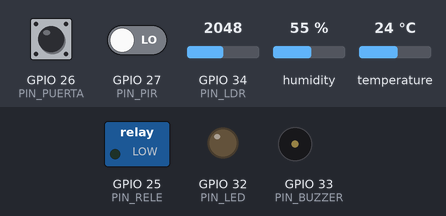
The sketch below on a simulated ESP32. Parts: switched loads named in the sketch (green lamp = pin HIGH), output pins drawn as LEDs (lit = HIGH), buzzer (waves = sounding, pin HIGH). The test bench sets the inputs (shaded band); at power-on: temperature 24 °C, GPIO 26 (PIN_PUERTA) HIGH, GPIO 27 (PIN_PIR) LOW, GPIO 34 (PIN_LDR) = 2048, humidity 55 %. WiFi joins after 1.5 s; servers stay silent unless stated; uploads are accepted with an empty reply; what the sketch prints to the serial monitor is not drawn.

Above: at 2.7 s.
2.8 s: temperature set to 29.3 °C
5.2 s: temperature set to 30.5 °C
At 7.2 s:
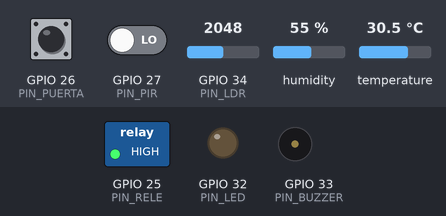
7.5 s: temperature set to 28.4 °C
9.2 s: temperature set to 27.5 °C
At 11.1 s:
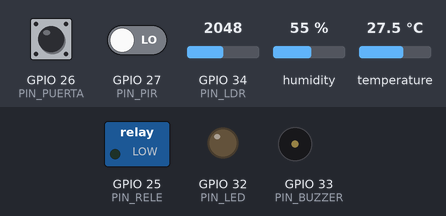
11.5 s: temperature set to 33 °C
At 12.7 s:
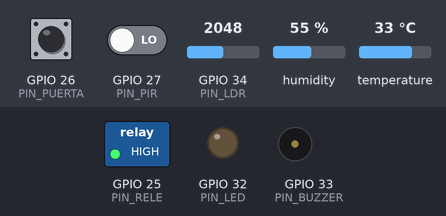
Timing chart, 0 to 14.5 s (numbered marks = the images above; inputs shaded):
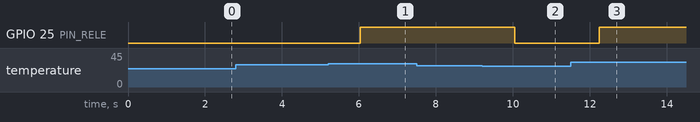

Measured:
- the behaviour switches between 29.9 and 30 °C on temperature (found by bisection; images 0 and 1)
- the behaviour switches between 28.1 and 28 °C on temperature (found by bisection; images 1 and 2)
- after the input at 2.8 s, every drawn part: stays the same
- after the input at 5.2 s, GPIO 25 (PIN_RELE): LOW → HIGH after 0.84 s
- after the input at 7.5 s, every drawn part: stays the same
- after the input at 9.2 s, GPIO 25 (PIN_RELE): HIGH → LOW after 0.85 s
- after the input at 11.5 s, GPIO 25 (PIN_RELE): LOW → HIGH after 0.75 s

The sketch:

prototipo_domotico.ino
```cpp
/*
  Prototipo domótico - Residencial Villa La Paz (Grupo Integrador 4)
  ESP32 + sensores + actuadores, con envío al dashboard en Render.

  Entradas:
    - DHT22 (temperatura y humedad)          -> GPIO 4
    - Sensor de movimiento PIR HC-SR501      -> GPIO 27
    - Sensor magnético de puerta MC-38       -> GPIO 26 (a GND, con INPUT_PULLUP)
    - Fotorresistencia (LDR a GND y 10 kΩ a 3,3 V) -> GPIO 34 (entrada analógica)
  Salidas:
    - Módulo de relé (ventilador)            -> GPIO 25
    - Zumbador (buzzer) de alarma            -> GPIO 33
    - LED rojo de alarma (con 220 Ω)         -> GPIO 32

  Funcionamiento:
    - Ventilador: en modo automático se enciende a 30 °C o más y se apaga
      a 28 °C o menos (histéresis). Desde la app se puede forzar encendido
      o apagado.
    - Alarma: si el sistema está ARMADO desde la app y se abre la puerta
      o hay movimiento, suenan el zumbador y el LED, y la lectura se envía
      de inmediato para que el servidor mande el aviso al teléfono.
      La alarma se apaga al desarmar el sistema desde la app.
    - Envío: una lectura cada 10 s, o al instante si cambia la puerta,
      el movimiento o la alarma. La respuesta del servidor trae el estado
      de "armado" y el modo del ventilador.

  Librería necesaria (Gestor de librerías del IDE de Arduino):
    - "DHT sensor library" de Adafruit (instala también "Adafruit Unified Sensor")
*/
#include <WiFi.h>
#include <WiFiClientSecure.h>
#include <HTTPClient.h>
#include <DHT.h>

// ---------- Configuración ----------
const char* WIFI_SSID     = "NOMBRE_DE_TU_WIFI";   // En Wokwi: "Wokwi-GUEST"
const char* WIFI_PASSWORD = "CLAVE_DE_TU_WIFI";    // En Wokwi: ""
const char* SERVIDOR      = "https://domotica-villa-la-paz.onrender.com/api/datos";
const char* API_KEY       = "PEGA_AQUI_TU_API_KEY";
const char* DISPOSITIVO   = "casa-1";

const unsigned long INTERVALO_MS = 10000;  // envío periódico
const unsigned long MINIMO_MS    = 2000;   // separación mínima entre envíos por evento
const float T_ENCENDER = 30.0;             // °C
const float T_APAGAR   = 28.0;             // °C

#define PIN_DHT       4
#define PIN_PIR       27
#define PIN_PUERTA    26
#define PIN_LDR       34
#define PIN_RELE      25
#define PIN_BUZZER    33
#define PIN_LED       32

// Modos del ventilador que envía el servidor
#define VENT_AUTO     0
#define VENT_ON       1
#define VENT_OFF      2

DHT dht(PIN_DHT, DHT22);

// Variables internas
bool  armado = false;          // estado de la alarma (lo decide la app)
int   modoVentilador = VENT_AUTO;
bool  alarma = false;          // alarma disparada
bool  ventilador = false;      // estado del relé
float temperatura = NAN, humedad = NAN;
int   movimiento = 0, puerta = 0, luz = 0;
int   movAnterior = -1, puertaAnterior = -1;
bool  alarmaAnterior = false;
unsigned long ultimoEnvio = 0, ultimaLecturaDHT = 0;

void conectarWiFi() {
  if (WiFi.status() == WL_CONNECTED) return;
  Serial.print("Conectando a WiFi");
  WiFi.begin(WIFI_SSID, WIFI_PASSWORD);
  for (int i = 0; i < 40 && WiFi.status() != WL_CONNECTED; i++) {
    delay(500);
    Serial.print(".");
  }
  Serial.println(WiFi.status() == WL_CONNECTED ? " conectado" : " sin conexión");
}

// Busca "clave":numero en la respuesta JSON del servidor
int leerEntero(const String& json, const char* clave, int porDefecto) {
  String patron = String("\"") + clave + "\":";
  int i = json.indexOf(patron);
  if (i < 0) return porDefecto;
  return json.substring(i + patron.length()).toInt();
}

void leerSensores() {
  if (millis() - ultimaLecturaDHT >= 2000) {      // el DHT22 admite 1 lectura cada 2 s
    ultimaLecturaDHT = millis();
    float t = dht.readTemperature();
    float h = dht.readHumidity();
    if (!isnan(t) && !isnan(h)) { temperatura = t; humedad = h; }
  }
  movimiento = digitalRead(PIN_PIR);              // 1 = movimiento
  puerta     = digitalRead(PIN_PUERTA);           // 1 = abierta (imán separado)
  // Con más luz baja la resistencia de la LDR y baja el voltaje en GPIO 34
  luz        = 100 - map(analogRead(PIN_LDR), 0, 4095, 0, 100);  // 0 = oscuro, 100 = mucha luz
}

void controlarActuadores() {
  // Ventilador con histéresis
  if (modoVentilador == VENT_ON)       ventilador = true;
  else if (modoVentilador == VENT_OFF) ventilador = false;
  else if (!isnan(temperatura)) {
    if (temperatura >= T_ENCENDER)     ventilador = true;
    else if (temperatura <= T_APAGAR)  ventilador = false;
  }
  digitalWrite(PIN_RELE, ventilador ? HIGH : LOW);

  // Alarma: se dispara con el sistema armado y se apaga al desarmar
  if (!armado) alarma = false;
  else if (puerta == 1 || movimiento == 1) alarma = true;

  static bool sonando = false;
  bool encendido = alarma && ((millis() / 250) % 2);   // parpadeo 2 veces por segundo
  digitalWrite(PIN_LED, encendido ? HIGH : LOW);
  if (encendido && !sonando)      tone(PIN_BUZZER, 2000);
  else if (!encendido && sonando) noTone(PIN_BUZZER);
  sonando = encendido;
}

void enviar() {
  conectarWiFi();
  if (WiFi.status() != WL_CONNECTED || isnan(temperatura)) return;

  char json[256];
  snprintf(json, sizeof(json),
           "{\"dispositivo\":\"%s\",\"temperatura\":%.1f,\"humedad\":%.0f,"
           "\"movimiento\":%d,\"puerta\":%d,\"luz\":%d,"
           "\"ventilador\":%d,\"alarma\":%d}",
           DISPOSITIVO, temperatura, humedad, movimiento, puerta, luz,
           ventilador ? 1 : 0, alarma ? 1 : 0);

  WiFiClientSecure cliente;
  cliente.setInsecure();          // HTTPS sin verificar el certificado (suficiente para el proyecto)
  HTTPClient http;
  http.setTimeout(15000);         // Render gratuito puede tardar al "despertar"
  http.begin(cliente, SERVIDOR);
  http.addHeader("Content-Type", "application/json");
  http.addHeader("X-API-Key", API_KEY);
  int codigo = http.POST(json);
  if (codigo == 201) {
    String resp = http.getString();             // {"ok":true,"armado":1,"ventilador":0}
    armado = leerEntero(resp, "armado", armado) == 1;
    modoVentilador = leerEntero(resp, "ventilador", modoVentilador);
  }
  Serial.printf("Enviado %s -> respuesta %d (armado=%d, modo ventilador=%d)\n",
                json, codigo, armado, modoVentilador);
  http.end();
}

void setup() {
  Serial.begin(115200);
  pinMode(PIN_PIR, INPUT);
  pinMode(PIN_PUERTA, INPUT_PULLUP);
  pinMode(PIN_RELE, OUTPUT);
  pinMode(PIN_LED, OUTPUT);
  pinMode(PIN_BUZZER, OUTPUT);
  dht.begin();
  WiFi.mode(WIFI_STA);
  conectarWiFi();
}

void loop() {
  leerSensores();
  controlarActuadores();

  bool evento = (movimiento != movAnterior) || (puerta != puertaAnterior) || (alarma != alarmaAnterior);
  unsigned long transcurrido = millis() - ultimoEnvio;
  if (transcurrido >= INTERVALO_MS || (evento && transcurrido >= MINIMO_MS)) {
    ultimoEnvio = millis();
    movAnterior = movimiento;
    puertaAnterior = puerta;
    alarmaAnterior = alarma;
    enviar();
  }
  delay(20);
}
```
